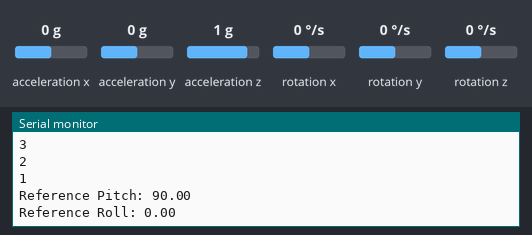
Bench run of a sketch on a simulated ESP32. On the bench: the last lines printed to the serial monitor. The inputs (shaded band) are chosen by the test bench; at power-on: acceleration x 0 g, acceleration y 0 g, acceleration z 1 g, rotation x 0 °/s, rotation y 0 °/s, rotation z 0 °/s.

Above: at 8.5 s.
8.6 s: acceleration x set to -1.4 g
At 9.6 s:
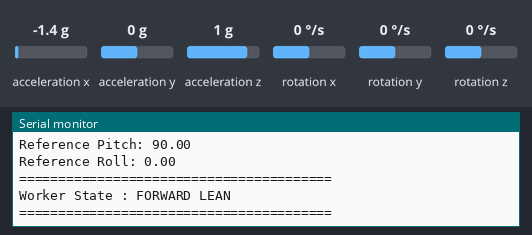
10.6 s: acceleration x set to 0 g
At 12.5 s:
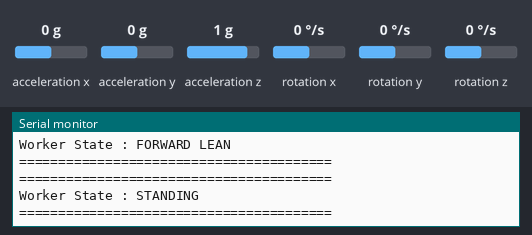
Timing chart, 0 to 14.0 s (numbered marks = the images above; inputs shaded):
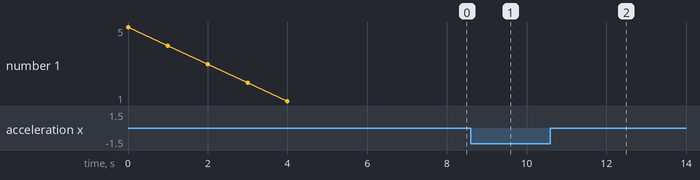

Measured:
- after the input at 8.6 s, the serial monitor: prints a new line after 0.60 s (image 1)
- after the input at 10.6 s, the serial monitor: prints a new line after 1.5 s (image 2)

The sketch:

Phase-3.6_Motion_State.ino
```cpp
/*
 * Project : Smart Safety Vest
 * Firmware: Smart_Safety_Vest.ino
 * Version : v1.6
 * Module  : Motion State Machine
 * Author  : Ajoy Das Team
 */

#include <Wire.h>
#include <MPU6050.h>
#include <math.h>

MPU6050 mpu;

/*
 * ==========================================================
 * Worker Motion States
 * ==========================================================
 */

enum WorkerState
{
  STANDING = 0,

  FORWARD_LEAN,
  BACKWARD_LEAN,

  LEFT_LEAN,
  RIGHT_LEAN,

  UNKNOWN_STATE
};

WorkerState currentState = STANDING;

int16_t ax, ay, az;
int16_t gx, gy, gz;

const int FILTER_SIZE = 10;
const int CAL_SAMPLES = 100;

long axBuf[FILTER_SIZE] = {0};
long ayBuf[FILTER_SIZE] = {0};
long azBuf[FILTER_SIZE] = {0};

int filterIndex = 0;

float axF;
float ayF;
float azF;

float pitch;
float roll;

float refPitch;
float refRoll;

float tiltPitch;
float tiltRoll;

/*
 * ==========================================================
 * Motion Detection Threshold
 * ==========================================================
 */

float pitchThreshold = 20.0;
float rollThreshold  = 20.0;

/*
 * ==========================================================
 * Motion Detection Flag
 * ==========================================================
 */

bool stateChanged = false;

void updateMPUFilter()
{
  mpu.getMotion6(&ax,&ay,&az,&gx,&gy,&gz);
axBuf[filterIndex]=ax;
ayBuf[filterIndex]=ay;
azBuf[filterIndex]=az;

filterIndex = (filterIndex + 1) % FILTER_SIZE;

long sx = 0;
long sy = 0;
long sz = 0;

for (int i = 0; i < FILTER_SIZE; i++)
{
    sx += axBuf[i];
    sy += ayBuf[i];
    sz += azBuf[i];
}

axF=sx/(float)FILTER_SIZE;
ayF=sy/(float)FILTER_SIZE;
azF=sz/(float)FILTER_SIZE;

pitch = atan2(azF, sqrt(axF*axF + ayF*ayF)) * 180.0 / PI;
roll = atan2(ayF, sqrt(axF*axF + azF*azF)) * 180.0 / PI;

}

void calibrate()

{

  Serial.println("Automatic Calibration");
for(int i=5;i>0;i--)
  {
    Serial.println(i);
  delay(1000);

  }

float ps=0,rs=0;
for(int i=0;i<CAL_SAMPLES;i++)

{
  updateMPUFilter();
ps+=pitch; rs+=roll;
delay(20);
}

refPitch=ps/CAL_SAMPLES;
refRoll=rs/CAL_SAMPLES;

Serial.print("Reference Pitch: ");
Serial.println(refPitch,2);
Serial.print("Reference Roll: ");
Serial.println(refRoll,2);

/*
 * ==========================================================
 * Update Worker Motion State
 * ==========================================================
 */


}

void updateWorkerState()
{
    WorkerState previousState = currentState;

    // Default State
    currentState = STANDING;

    // Forward Lean
if (tiltPitch < -pitchThreshold)
{
    currentState = FORWARD_LEAN;
}

// Backward Lean
else if (tiltPitch > pitchThreshold)
{
    currentState = BACKWARD_LEAN;
}

// Left Lean
else if (tiltRoll > rollThreshold)
{
    currentState = LEFT_LEAN;
}

// Right Lean
else if (tiltRoll < -rollThreshold)
{
    currentState = RIGHT_LEAN;
}

    // State Change Detection
    if (previousState != currentState)
    {
        stateChanged = true;
    }
    else
    {
        stateChanged = false;
    }
}


/*
 * ==========================================================
 * Print Worker Motion State
 * ==========================================================
 */

void printWorkerState()
{
    if (!stateChanged)
    {
        return;
    }

    Serial.println();
    Serial.println("========================================");

    switch (currentState)
    {
        case STANDING:
            Serial.println("Worker State : STANDING");
            break;

        case FORWARD_LEAN:
            Serial.println("Worker State : FORWARD LEAN");
            break;

        case BACKWARD_LEAN:
            Serial.println("Worker State : BACKWARD LEAN");
            break;

        case LEFT_LEAN:
            Serial.println("Worker State : LEFT LEAN");
            break;

        case RIGHT_LEAN:
            Serial.println("Worker State : RIGHT LEAN");
            break;

        default:
            Serial.println("Worker State : UNKNOWN");
            break;
    }

    Serial.println("========================================");
}

void setup()
{
  Serial.begin(115200);
Wire.begin(21,22);
mpu.initialize();
calibrate();

}

void loop()
{
    updateMPUFilter();

    tiltPitch = pitch - refPitch;
    tiltRoll  = roll  - refRoll;


    updateWorkerState();
    printWorkerState();


    delay(200);
}
```
